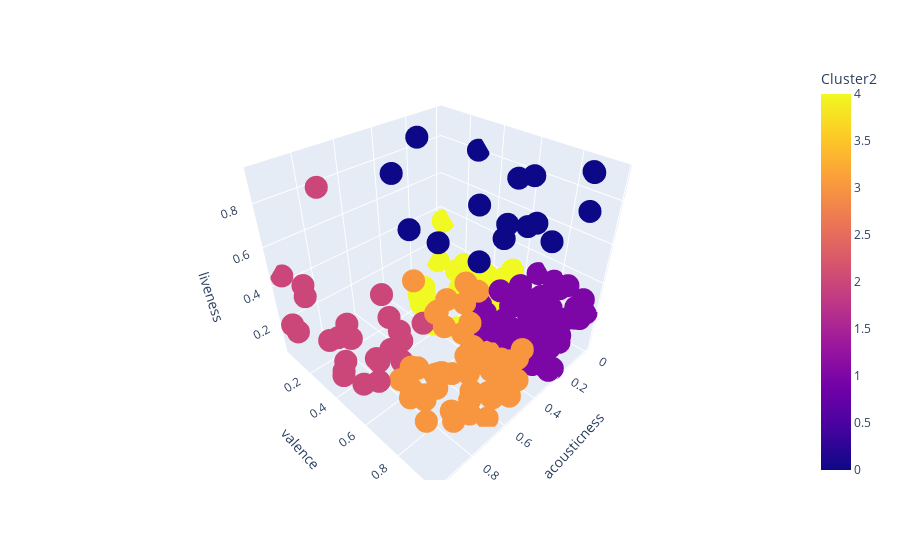

Notebook cell for this chart:
### Code cell
px.scatter_3d(df,x='acousticness',y='valence',z='liveness',color='Cluster2',hover_data=['song','album','year'])

### Figure 1 — Plotly figure (JSON) as saved in the notebook; plotly's stock layout.template omitted (floating-point values rounded to 4 significant figures; data arrays with more than 128 entries replaced by an {"elided": "..."} marker saying what was removed)
{"data": [{"customdata": {"elided": "193x3 mixed values"}, "hovertemplate": "acousticness=%{x}<br>valence=%{y}<br>liveness=%{z}<br>song=%{customdata[0]}<br>album=%{customdata[1]}<br>year=%{customdata[2]}<br>Cluster2=%{marker.color}<extra></extra>", "legendgroup": "", "marker": {"color": {"elided": "193 int values"}, "coloraxis": "coloraxis", "symbol": "circle"}, "mode": "markers", "name": "", "scene": "scene", "showlegend": false, "type": "scatter3d", "x": {"elided": "193 float values"}, "y": {"elided": "193 float values"}, "z": {"elided": "193 float values"}}], "layout": {"coloraxis": {"colorbar": {"title": {"text": "Cluster2"}}, "colorscale": [[0, "#0d0887"], [0.1111, "#46039f"], [0.2222, "#7201a8"], [0.3333, "#9c179e"], [0.4444, "#bd3786"], [0.5556, "#d8576b"], [0.6667, "#ed7953"], [0.7778, "#fb9f3a"], [0.8889, "#fdca26"], [1, "#f0f921"]]}, "legend": {"tracegroupgap": 0}, "margin": {"t": 60}, "scene": {"domain": {"x": [0, 1], "y": [0, 1]}, "xaxis": {"title": {"text": "acousticness"}}, "yaxis": {"title": {"text": "valence"}}, "zaxis": {"title": {"text": "liveness"}}}}}
